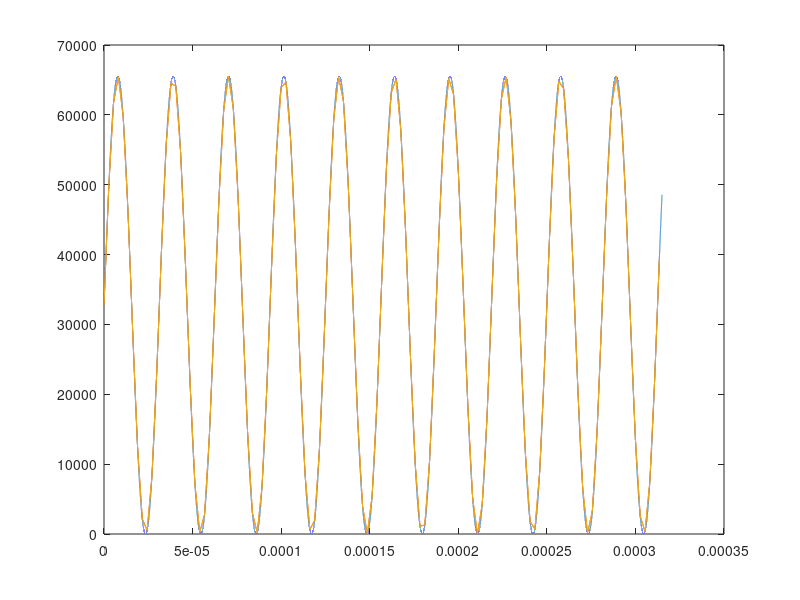

Here is the MATLAB script that generated this plot:
% with that script you can generate wave for xcorr algorithm
% dac wave gen
 f = 32e3; % wave freq
 fs = 370e3; % adc sampling rate

 t = 0:(0.000000001):0.000315;
 ts = 0:(1/fs):0.000315;

 y = (sin(2*pi*f*t)/2 + 0.5).*65535;
 ys = (sin(2*pi*f*ts)/2 + 0.5).*65535;
 res = dec2hex(round(ys));

 lut = "";

 lut_size = size(res, 1);
 for i = 1:lut_size
     lut = strcat(lut, "0x", res(i, :), ", ");
     if mod(i, 16) == 0
         lut = strcat(lut, "\n");
     end
 end
 fprintf(lut);
 disp(lut_size);

 figure;
 plot(t, y);
 hold on;
 plot(ts, ys);
 hold on;
 plot(ts, round(ys));
 hold off;

 %save("Measurements\test_xcorr_dac_wave.mat", "ys");